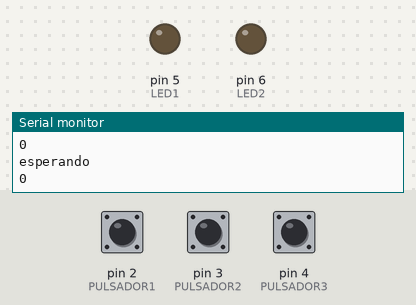
The sketch below on a simulated Arduino Uno, built with avr-gcc and run on an emulated ATmega328P. Parts: output pins drawn as LEDs (lit = HIGH), the last lines printed to the serial monitor. Inputs (shaded band) come from the test bench; at power-on: pin 3 (PULSADOR2) LOW, pin 2 (PULSADOR1) LOW, pin 4 (PULSADOR3) LOW.

Above: at 1.4 s.
1.5 s: pin 3 (PULSADOR2) pulled HIGH for 0.35 s
At 1.95 s:
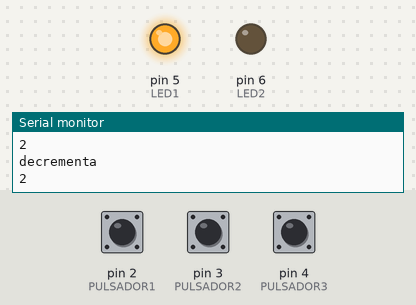
At 16.36 s:
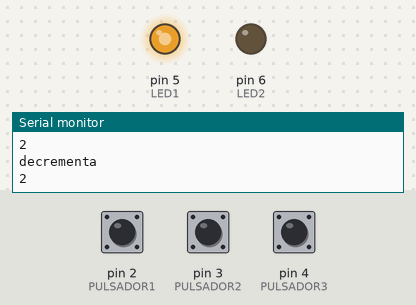
Timing chart, 0 to 22.5 s (numbered marks = the images above; inputs shaded):
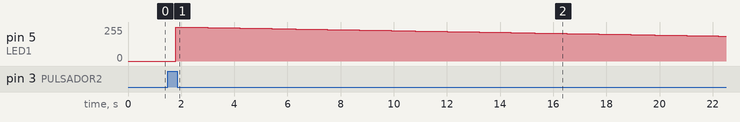

The sketch:

tp_7_1.ino
```cpp
// Definir los pines utilizados
const int PULSADOR1 = 2;
const int PULSADOR2 = 3;
const int PULSADOR3 = 4;
const int LED1 = 5;
const int LED2 = 6;

// Definir los estados de la máquina de estados
enum Estado {
  ESPERANDO,
  INCREMENTANDO,
  DECREMENTANDO,
  CAMBIANDO_LED
};

// Inicializar la máquina de estados en el estado ESPERANDO
Estado estado_actual = ESPERANDO;

// Inicializar los valores del brillo y del LED actual
int brillo = 0;
int led_actual = LED1;

void setup() {
  // Configurar los pines como entrada o salida
  pinMode(PULSADOR1, INPUT);
  pinMode(PULSADOR2, INPUT);
  pinMode(PULSADOR3, INPUT);
  pinMode(LED1, OUTPUT);
  pinMode(LED2, OUTPUT);

  // Inicializar el puerto serie a una velocidad de 9600 baudios
  Serial.begin(9600);
}

void loop() {
  // Leer los pulsadores
  int pulsador1 = digitalRead(PULSADOR1);
  int pulsador2 = digitalRead(PULSADOR2);
  int pulsador3 = digitalRead(PULSADOR3);

  // Actualizar la máquina de estados según los pulsadores
  switch (estado_actual) {
    case ESPERANDO:
    Serial.println("esperando");
    //if(Serial.available())
    //{// si tenes datos en el puerto


      if (pulsador1 == HIGH) {
        estado_actual = INCREMENTANDO;
        brillo=0;

      } if (pulsador2 == HIGH) {
        estado_actual = DECREMENTANDO;
        brillo = 255; // Iniciar con el brillo máximo
      } else if (pulsador3 == HIGH) {
        estado_actual = CAMBIANDO_LED;

      }
      break;

    case INCREMENTANDO:
      analogWrite(led_actual, brillo);
      brillo++;
      if (brillo == 255) {

        estado_actual = ESPERANDO;
      }

      break;

    case DECREMENTANDO:
     Serial.println("decrementa");
      analogWrite(led_actual, brillo);
      brillo--;
      if (brillo < 0) {
       brillo=0;
        estado_actual = ESPERANDO;
      }
      break;

    case CAMBIANDO_LED:
     Serial.println("cambia");
      digitalWrite(LED1, LOW);
      digitalWrite(LED2, LOW);
      //analogWrite(led_actual, brillo);
      if (pulsador3 == HIGH) {
        led_actual = (led_actual == LED1) ? LED2 : LED1; // Cambiar al otro LED

     /*operador ternario (condicion)? verdadero : falso
     asi quedaria la version "larga":
      if(led_actual == LED1)
        led_actual=LED2;
        else
        led_actual=LED1;
     */
       estado_actual = INCREMENTANDO;

      }
      break;
  }

  // Enviar el estado actual de la máquina de estados por el puerto serie
  Serial.println(estado_actual);//Este código utiliza una variable estado_actual para almacenar el estado actual de la máquina de estados. En cada iteración del bucle principal (loop()), se leen los pulsadores y se actualiza la máquina de estados según su valor. Luego, se ejecuta la acción correspondiente a cada estado.
  delay(300);
//Además, este código envía el estado actual de la máquina de estados por el puerto serie en cada iteración. Esto puede ser útil para depurar el programa o para sincronizar el estado del programa con una interfaz gráfica en Processing.
}
```

Measured:
- after the input at 1.5 s, pin 5 (LED1): 0/255 → 255/255 after 0.30 s, → 254/255 0.30 s later, → 253/255 0.30 s later, → 252/255 0.30 s later, … (69 changes in this stretch)
